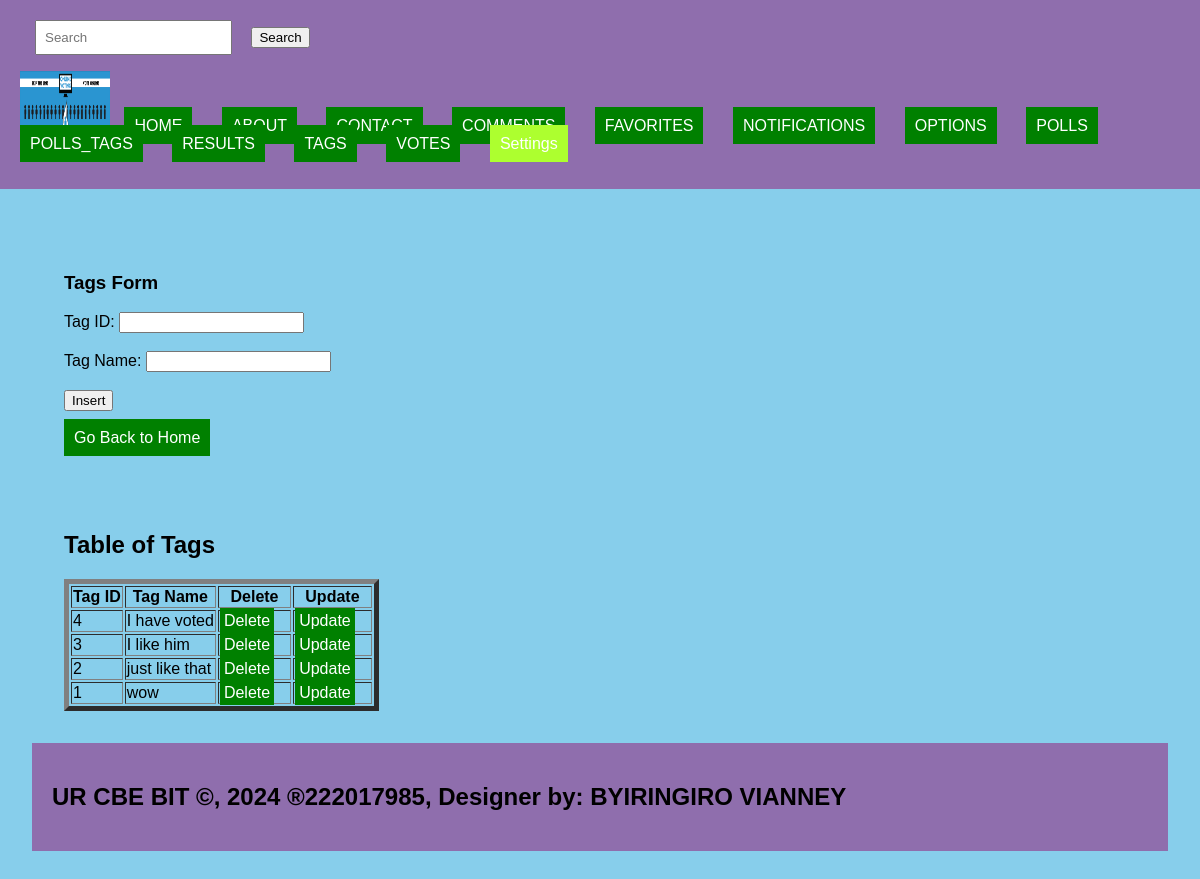
Screenshot of /Tags.php with the database file from the repository.
### tables this page shows
CREATE TABLE `tags` (
  `tag_id` int(11) NOT NULL,
  `tag_name` varchar(255) DEFAULT NULL
);

### Tags.php (the view, shortened to what this page needs)
<!DOCTYPE html>
<html lang="en">
<head>
  <link rel="stylesheet" type="text/css" href="style.css" title="style 1" media="screen, tv, projection, handheld, print"/>
</head>
<body bgcolor="skyblue">
<header>
  <form class="d-flex" role="search" action="search.php">
        <input class="form-control me-2" type="search" placeholder="Search" aria-label="Search" name="query">
        <button class="btn btn-outline-success" type="submit">Search</button>
    </form>
    <ul style="list-style-type: none; padding: 0;">
        <li style="display: inline; margin-right: 10px;"><img src="./images/Online-Voting.png" width="90" height="60" alt="Logo"></li>
        <li style="display: inline; margin-right: 10px;"><a href="./home.html">HOME</a></li>
        <li style="display: inline; margin-right: 10px;"><a href="./about.html">ABOUT</a></li>
        <li style="display: inline; margin-right: 10px;"><a href="./contact.html">CONTACT</a></li>
        <li style="display: inline; margin-right: 10px;"><a href="./Comments.php">COMMENTS</a></li>
        <li style="display: inline; margin-right: 10px;"><a href="./Favorites.php">FAVORITES</a></li>
        <li style="display: inline; margin-right: 10px;"><a href="./Notifications.php">NOTIFICATIONS</a></li>
        <li style="display: inline; margin-right: 10px;"><a href="./Options.php">OPTIONS</a></li>
        <li style="display: inline; margin-right: 10px;"><a href="./Polls.php">POLLS</a></li>
        <li style="display: inline; margin-right: 10px;"><a href="./Polls_tags.php">POLLS_TAGS</a></li>
        <li style="display: inline; margin-right: 10px;"><a href="./Results.php">RESULTS</a></li>
        <li style="display: inline; margin-right: 10px;"><a href="./Tags.php">TAGS</a></li>
        <li style="display: inline; margin-right: 10px;"><a href="./Votes.php">VOTES</a></li>
        <li class="dropdown" style="display: inline; margin-right: 10px;">
            <a href="#" style="padding: 10px; color: white; background-color: greenyellow; text-decoration: none; margin-right: 15px;">Settings</a>
        </li>
    </ul>
</header>
<section>
  <section>
  <h1>Tags Form</h1>
  <form method="post" onsubmit="return confirmInsert();">
    <label for="tagid">Tag ID:</label>
    <input type="number" id="tagid" name="tagid"><br><br>
    <label for="tname">Tag Name:</label>
    <input type="text" id="tname" name="tname" required><br><br>
    <input type="submit" name="add" value="Insert"><br><br>
    <a href="./home.html">Go Back to Home</a>
  </form>
</section>
<section>
  <h2>Table of Tags</h2>
  <table border="5">
    <tr>
      <th>Tag ID</th>
      <th>Tag Name</th>
      <th>Delete</th>
      <th>Update</th>
    </tr>
    <?php
    include "database_connection.php";
    $sql = "SELECT * FROM tags";
    $result = $connection->query($sql);
    if ($result->num_rows > 0) {
        while ($row = $result->fetch_assoc()) {
            $tagid = $row['tag_id'];
            echo "<tr>
                    <td>" . $row['tag_id'] . "</td>
                    <td>" . $row['tag_name'] . "</td>
                    <td><a style='padding:4px' href='delete_Tags.php?tag_id=$tagid'>Delete</a></td>
                    <td><a style='padding:4px' href='update_Tags.php?tag_id=$tagid'>Update</a></td>
                </tr>";
        }
    } else {
        echo "<tr><td colspan='4'>No data found</td></tr>";
    }
    ?>
  </table>
</section>
<footer>
  <marquee>
    <b><h2>UR CBE BIT &copy, 2024 &reg222017985, Designer by: BYIRINGIRO VIANNEY</h2></b>
  </marquee>
</footer>
</body>
</html>

### style.css (style rules this page uses)
body { font-family: Arial, sans-serif; margin: 0; padding: 0; }
header { background-color: #8987; padding: 20px; }
footer { background-color: #8987; padding: 20px; }

### Tags.php (style rules this page uses)
a { padding: 10px; color: white; background-color: green; text-decoration: none; margin-right: 15px; }
a:link { color: white; }
button.btn { margin-left: 15px; margin-top: 4px; }
input.form-control { margin-left: 15px; padding: 8px; }
header { background-color: #9067; padding: 20px; }
section { padding: 32px; }
footer { background-color: #9067; padding: 20px; }

### rows the page displays
tags: tag_id "4", tag_name "I have voted"
tags: tag_id "3", tag_name "I like him"
tags: tag_id "2", tag_name "just like that"
tags: tag_id "1", tag_name "wow"
